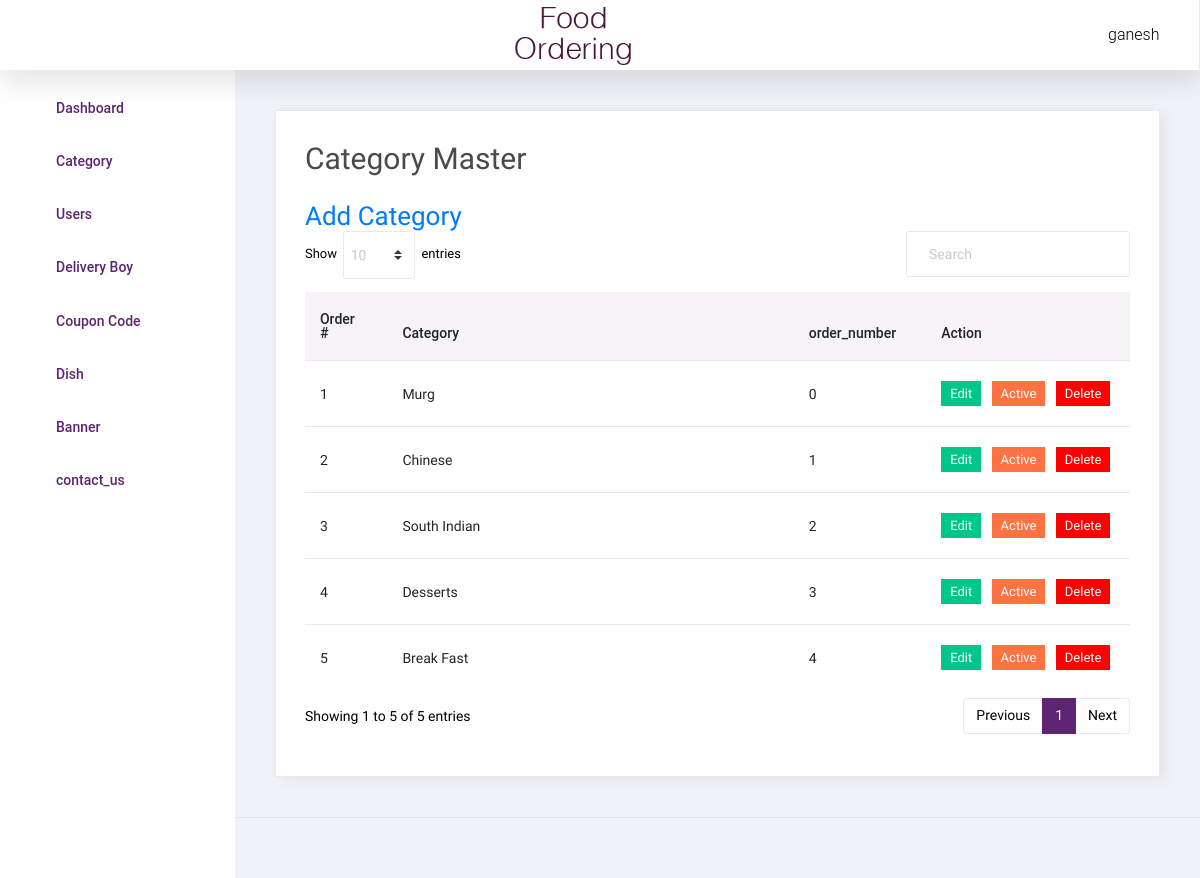
The app's page /admin/category.php (signed in) with its own data.
### tables this page shows
CREATE TABLE `category` (
  `id` int(11) NOT NULL,
  `category` varchar(50) NOT NULL,
  `order_number` int(11) NOT NULL,
  `status` int(11) NOT NULL,
  `added_on` datetime NOT NULL
);

### admin/category.php (the view, shortened to what this page needs)
<?php include('top.php');
include('database.inc.php');
?>
<div class="card">
  <div class="card-body">
    <h1 class="card-title" style="font-size:30px;">Category Master</h1>
     <a href="manage_category.php" class="add_link">Add Category</a>
    <div class="row">
      <div class="col-12">
        <div class="table-responsive">
          <table id="order-listing" class="table">
            <thead>
              <tr>
                  <th style="width:10%;">Order #</th>
                  <th style="width:50%;">Category</th>
                  <th style="width:15%;">order_number</th>
                  <th style="width:25%;">Action</th>
              </tr>
            </thead>
            <tbody>
              <?php
              $sql="select * from category order by order_number";
              $res=mysqli_query($con,$sql);
              if(mysqli_num_rows($res)>0){
                $i=1;
                while($row=mysqli_fetch_assoc($res)){
               ?>
              <tr>
                  <td><?php echo $i;?></td>
                  <td><?php echo $row['category'];?></td>
                  <td><?php echo $row['order_number'];?></td>
                  <td>
                 <a href="edit.cat.php?rat=<?php echo $row['id'];?>"><label class="badge badge-success hand_cursor">Edit</label></a>
                 <?php
               if($row['status']==1){
               ?>
               <a href="?id=<?php echo $row['id']?>&type=deactive"><label class="badge badge-danger hand_cursor">Active</label></a>
               <?php
               }else{
               ?>
               <a href="?id=<?php echo $row['id']?>&type=active"><label class="badge badge-info hand_cursor">Deactive</label></a>
               <?php
               }
               ?>
              <a href="del_cat.php?sat=<?php echo $row['id'];?>"><label class="badge badge-danger delete_red hand_cursor">Delete</label></a>
            </td>
              </tr>
            <?php
            $i++;
           } } else { ?>
            <tr>
              <td colspan="5">No Data Found</td>
            </tr>
            <?php
           } ?>
            </tbody>
          </table>
        </div>
      </div>
    </div>
  </div>
</div>
<?php include('footer.php');?>

### records on screen
category: category "Murg", order_number "0"
category: category "Chinese", order_number "1"
category: category "South Indian", order_number "2"
category: category "Desserts", order_number "3"
category: category "Break Fast", order_number "4"

### other values on screen
$_SESSION['ADMIN_USER'] "ganesh"
